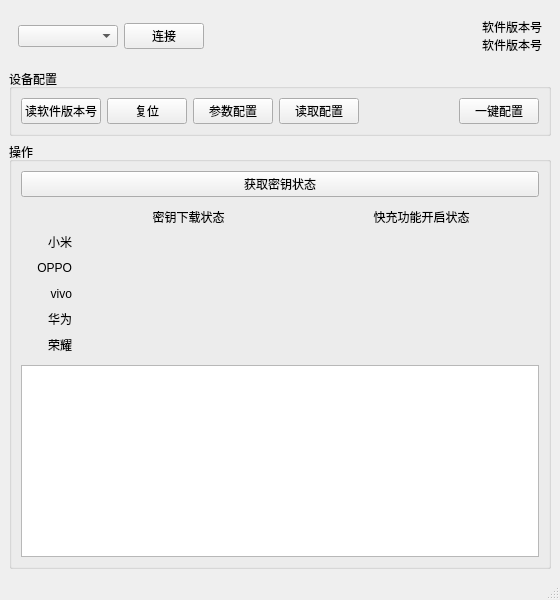
<?xml version="1.0" encoding="UTF-8"?>
<ui version="4.0">
 <class>MainWindow</class>
 <widget class="QMainWindow" name="MainWindow">
  <property name="geometry">
   <rect>
    <x>0</x>
    <y>0</y>
    <width>560</width>
    <height>600</height>
   </rect>
  </property>
  <property name="windowTitle">
   <string>Serial2CAN</string>
  </property>
  <property name="windowIcon">
   <iconset>
    <normaloff>imgs/icon (2).png</normaloff>imgs/icon (2).png</iconset>
  </property>
  <widget class="QWidget" name="centralwidget">
   <layout class="QVBoxLayout" name="verticalLayout">
    <item>
     <widget class="QWidget" name="widget" native="true">
      <property name="maximumSize">
       <size>
        <width>16777215</width>
        <height>70</height>
       </size>
      </property>
      <layout class="QHBoxLayout" name="horizontalLayout">
       <item>
        <widget class="QComboBox" name="serialBox">
         <property name="maximumSize">
          <size>
           <width>100</width>
           <height>16777215</height>
          </size>
         </property>
        </widget>
       </item>
       <item>
        <widget class="QPushButton" name="connectButton">
         <property name="maximumSize">
          <size>
           <width>80</width>
           <height>16777215</height>
          </size>
         </property>
         <property name="text">
          <string>连接</string>
         </property>
        </widget>
       </item>
       <item>
        <widget class="QLabel" name="swVerLabel">
         <property name="text">
          <string>软件版本号
软件版本号</string>
         </property>
         <property name="alignment">
          <set>Qt::AlignmentFlag::AlignRight|Qt::AlignmentFlag::AlignTrailing|Qt::AlignmentFlag::AlignVCenter</set>
         </property>
         <property name="textInteractionFlags">
          <set>Qt::TextInteractionFlag::LinksAccessibleByMouse|Qt::TextInteractionFlag::TextSelectableByMouse</set>
         </property>
        </widget>
       </item>
      </layout>
     </widget>
    </item>
    <item>
     <widget class="QGroupBox" name="groupBox">
      <property name="maximumSize">
       <size>
        <width>16777215</width>
        <height>16777215</height>
       </size>
      </property>
      <property name="title">
       <string>设备配置</string>
      </property>
      <layout class="QHBoxLayout" name="horizontalLayout_2">
       <item>
        <widget class="QPushButton" name="getSwVerButton">
         <property name="text">
          <string>读软件版本号</string>
         </property>
        </widget>
       </item>
       <item>
        <widget class="QPushButton" name="resetButton">
         <property name="text">
          <string>复位</string>
         </property>
        </widget>
       </item>
       <item>
        <widget class="QPushButton" name="setConfigButton">
         <property name="mouseTracking">
          <bool>false</bool>
         </property>
         <property name="toolTip">
          <string>进行复位，配置参数并确认参数</string>
         </property>
         <property name="text">
          <string>参数配置</string>
         </property>
        </widget>
       </item>
       <item>
        <widget class="QPushButton" name="getConfigButton">
         <property name="text">
          <string>读取配置</string>
         </property>
        </widget>
       </item>
       <item>
        <spacer name="horizontalSpacer">
         <property name="orientation">
          <enum>Qt::Orientation::Horizontal</enum>
         </property>
         <property name="sizeHint" stdset="0">
          <size>
           <width>40</width>
           <height>20</height>
          </size>
         </property>
        </spacer>
       </item>
       <item>
        <widget class="QPushButton" name="oneKeyButton">
         <property name="toolTip">
          <string>读版本号，配置参数，打印读取参数</string>
         </property>
         <property name="text">
          <string>一键配置</string>
         </property>
        </widget>
       </item>
      </layout>
     </widget>
    </item>
    <item>
     <widget class="QGroupBox" name="groupBox_2">
      <property name="title">
       <string>操作</string>
      </property>
      <layout class="QVBoxLayout" name="verticalLayout_2">
       <item>
        <widget class="QPushButton" name="getKeyStatusButton">
         <property name="text">
          <string>获取密钥状态</string>
         </property>
        </widget>
       </item>
       <item>
        <widget class="QWidget" name="keyWidget" native="true">
         <property name="maximumSize">
          <size>
           <width>16777215</width>
           <height>160</height>
          </size>
         </property>
         <layout class="QGridLayout" name="gridLayout" rowstretch="1,1,1,1,1,1" columnstretch="1,1,1">
          <property name="leftMargin">
           <number>1</number>
          </property>
          <property name="topMargin">
           <number>1</number>
          </property>
          <property name="rightMargin">
           <number>1</number>
          </property>
          <property name="bottomMargin">
           <number>1</number>
          </property>
          <property name="spacing">
           <number>0</number>
          </property>
          <item row="5" column="0">
           <widget class="QLabel" name="honorLabel">
            <property name="maximumSize">
             <size>
              <width>50</width>
              <height>16777215</height>
             </size>
            </property>
            <property name="text">
             <string>荣耀</string>
            </property>
            <property name="alignment">
             <set>Qt::AlignmentFlag::AlignRight|Qt::AlignmentFlag::AlignTrailing|Qt::AlignmentFlag::AlignVCenter</set>
            </property>
            <property name="textInteractionFlags">
             <set>Qt::TextInteractionFlag::LinksAccessibleByMouse|Qt::TextInteractionFlag::TextSelectableByKeyboard|Qt::TextInteractionFlag::TextSelectableByMouse</set>
            </property>
           </widget>
          </item>
          <item row="1" column="0">
           <widget class="QLabel" name="xiaomiLabel">
            <property name="maximumSize">
             <size>
              <width>50</width>
              <height>16777215</height>
             </size>
            </property>
            <property name="text">
             <string>小米</string>
            </property>
            <property name="alignment">
             <set>Qt::AlignmentFlag::AlignRight|Qt::AlignmentFlag::AlignTrailing|Qt::AlignmentFlag::AlignVCenter</set>
            </property>
            <property name="textInteractionFlags">
             <set>Qt::TextInteractionFlag::LinksAccessibleByMouse|Qt::TextInteractionFlag::TextSelectableByKeyboard|Qt::TextInteractionFlag::TextSelectableByMouse</set>
            </property>
           </widget>
          </item>
          <item row="0" column="1">
           <widget class="QLabel" name="keyStatusLabel">
            <property name="minimumSize">
             <size>
              <width>90</width>
              <height>0</height>
             </size>
            </property>
            <property name="text">
             <string>密钥下载状态</string>
            </property>
            <property name="alignment">
             <set>Qt::AlignmentFlag::AlignCenter</set>
            </property>
            <property name="textInteractionFlags">
             <set>Qt::TextInteractionFlag::LinksAccessibleByMouse|Qt::TextInteractionFlag::TextSelectableByKeyboard|Qt::TextInteractionFlag::TextSelectableByMouse</set>
            </property>
           </widget>
          </item>
          <item row="4" column="2">
           <widget class="QLabel" name="huaweiFastChargeStatus">
            <property name="text">
             <string/>
            </property>
            <property name="alignment">
             <set>Qt::AlignmentFlag::AlignCenter</set>
            </property>
            <property name="textInteractionFlags">
             <set>Qt::TextInteractionFlag::LinksAccessibleByMouse|Qt::TextInteractionFlag::TextSelectableByKeyboard|Qt::TextInteractionFlag::TextSelectableByMouse</set>
            </property>
           </widget>
          </item>
          <item row="3" column="1">
           <widget class="QLabel" name="vivoKeyStatus">
            <property name="text">
             <string/>
            </property>
            <property name="alignment">
             <set>Qt::AlignmentFlag::AlignCenter</set>
            </property>
            <property name="textInteractionFlags">
             <set>Qt::TextInteractionFlag::LinksAccessibleByMouse|Qt::TextInteractionFlag::TextSelectableByKeyboard|Qt::TextInteractionFlag::TextSelectableByMouse</set>
            </property>
           </widget>
          </item>
          <item row="5" column="1">
           <widget class="QLabel" name="honorKeyStatus">
            <property name="text">
             <string/>
            </property>
            <property name="alignment">
             <set>Qt::AlignmentFlag::AlignCenter</set>
            </property>
            <property name="textInteractionFlags">
             <set>Qt::TextInteractionFlag::LinksAccessibleByMouse|Qt::TextInteractionFlag::TextSelectableByKeyboard|Qt::TextInteractionFlag::TextSelectableByMouse</set>
            </property>
           </widget>
          </item>
          <item row="5" column="2">
           <widget class="QLabel" name="honorFastChargeStatus">
            <property name="text">
             <string/>
            </property>
            <property name="alignment">
             <set>Qt::AlignmentFlag::AlignCenter</set>
            </property>
            <property name="textInteractionFlags">
             <set>Qt::TextInteractionFlag::LinksAccessibleByMouse|Qt::TextInteractionFlag::TextSelectableByKeyboard|Qt::TextInteractionFlag::TextSelectableByMouse</set>
            </property>
           </widget>
          </item>
          <item row="3" column="2">
           <widget class="QLabel" name="vivoFastChargeStatus">
            <property name="text">
             <string/>
            </property>
            <property name="alignment">
             <set>Qt::AlignmentFlag::AlignCenter</set>
            </property>
            <property name="textInteractionFlags">
             <set>Qt::TextInteractionFlag::LinksAccessibleByMouse|Qt::TextInteractionFlag::TextSelectableByKeyboard|Qt::TextInteractionFlag::TextSelectableByMouse</set>
            </property>
           </widget>
          </item>
          <item row="4" column="1">
           <widget class="QLabel" name="huaweiKeyStatus">
            <property name="text">
             <string/>
            </property>
            <property name="alignment">
             <set>Qt::AlignmentFlag::AlignCenter</set>
            </property>
            <property name="textInteractionFlags">
             <set>Qt::TextInteractionFlag::LinksAccessibleByMouse|Qt::TextInteractionFlag::TextSelectableByKeyboard|Qt::TextInteractionFlag::TextSelectableByMouse</set>
            </property>
           </widget>
          </item>
          <item row="4" column="0">
           <widget class="QLabel" name="huaweiLabel">
            <property name="maximumSize">
             <size>
              <width>50</width>
              <height>16777215</height>
             </size>
            </property>
            <property name="text">
             <string>华为</string>
            </property>
            <property name="alignment">
             <set>Qt::AlignmentFlag::AlignRight|Qt::AlignmentFlag::AlignTrailing|Qt::AlignmentFlag::AlignVCenter</set>
            </property>
            <property name="textInteractionFlags">
             <set>Qt::TextInteractionFlag::LinksAccessibleByMouse|Qt::TextInteractionFlag::TextSelectableByKeyboard|Qt::TextInteractionFlag::TextSelectableByMouse</set>
            </property>
           </widget>
          </item>
          <item row="2" column="1">
           <widget class="QLabel" name="oppoKeyStatus">
            <property name="text">
             <string/>
            </property>
            <property name="alignment">
             <set>Qt::AlignmentFlag::AlignCenter</set>
            </property>
            <property name="textInteractionFlags">
             <set>Qt::TextInteractionFlag::LinksAccessibleByMouse|Qt::TextInteractionFlag::TextSelectableByKeyboard|Qt::TextInteractionFlag::TextSelectableByMouse</set>
            </property>
           </widget>
          </item>
          <item row="1" column="1">
           <widget class="QLabel" name="xiaomiKeyStatus">
            <property name="text">
             <string/>
            </property>
            <property name="alignment">
             <set>Qt::AlignmentFlag::AlignCenter</set>
            </property>
            <property name="textInteractionFlags">
             <set>Qt::TextInteractionFlag::LinksAccessibleByMouse|Qt::TextInteractionFlag::TextSelectableByKeyboard|Qt::TextInteractionFlag::TextSelectableByMouse</set>
            </property>
           </widget>
          </item>
          <item row="0" column="2">
           <widget class="QLabel" name="fastCahrgeStatusLabel">
            <property name="minimumSize">
             <size>
              <width>100</width>
              <height>0</height>
             </size>
            </property>
            <property name="text">
             <string>快充功能开启状态</string>
            </property>
            <property name="alignment">
             <set>Qt::AlignmentFlag::AlignCenter</set>
            </property>
            <property name="textInteractionFlags">
             <set>Qt::TextInteractionFlag::LinksAccessibleByMouse|Qt::TextInteractionFlag::TextSelectableByKeyboard|Qt::TextInteractionFlag::TextSelectableByMouse</set>
            </property>
           </widget>
          </item>
          <item row="0" column="0">
           <widget class="QLabel" name="spaceLabel">
            <property name="maximumSize">
             <size>
              <width>50</width>
              <height>16777215</height>
             </size>
            </property>
            <property name="text">
             <string/>
            </property>
           </widget>
          </item>
          <item row="1" column="2">
           <widget class="QLabel" name="xiaomiFastChargeStatus">
            <property name="text">
             <string/>
            </property>
            <property name="alignment">
             <set>Qt::AlignmentFlag::AlignCenter</set>
            </property>
            <property name="textInteractionFlags">
             <set>Qt::TextInteractionFlag::LinksAccessibleByMouse|Qt::TextInteractionFlag::TextSelectableByKeyboard|Qt::TextInteractionFlag::TextSelectableByMouse</set>
            </property>
           </widget>
          </item>
          <item row="2" column="0">
           <widget class="QLabel" name="oppoLabel">
            <property name="maximumSize">
             <size>
              <width>50</width>
              <height>16777215</height>
             </size>
            </property>
            <property name="text">
             <string>OPPO</string>
            </property>
            <property name="alignment">
             <set>Qt::AlignmentFlag::AlignRight|Qt::AlignmentFlag::AlignTrailing|Qt::AlignmentFlag::AlignVCenter</set>
            </property>
            <property name="textInteractionFlags">
             <set>Qt::TextInteractionFlag::LinksAccessibleByMouse|Qt::TextInteractionFlag::TextSelectableByKeyboard|Qt::TextInteractionFlag::TextSelectableByMouse</set>
            </property>
           </widget>
          </item>
          <item row="3" column="0">
           <widget class="QLabel" name="vivoLabel">
            <property name="maximumSize">
             <size>
              <width>50</width>
              <height>16777215</height>
             </size>
            </property>
            <property name="text">
             <string>vivo</string>
            </property>
            <property name="alignment">
             <set>Qt::AlignmentFlag::AlignRight|Qt::AlignmentFlag::AlignTrailing|Qt::AlignmentFlag::AlignVCenter</set>
            </property>
            <property name="textInteractionFlags">
             <set>Qt::TextInteractionFlag::LinksAccessibleByMouse|Qt::TextInteractionFlag::TextSelectableByKeyboard|Qt::TextInteractionFlag::TextSelectableByMouse</set>
            </property>
           </widget>
          </item>
          <item row="2" column="2">
           <widget class="QLabel" name="oppoFastChargeStatus">
            <property name="text">
             <string/>
            </property>
            <property name="alignment">
             <set>Qt::AlignmentFlag::AlignCenter</set>
            </property>
            <property name="textInteractionFlags">
             <set>Qt::TextInteractionFlag::LinksAccessibleByMouse|Qt::TextInteractionFlag::TextSelectableByKeyboard|Qt::TextInteractionFlag::TextSelectableByMouse</set>
            </property>
           </widget>
          </item>
         </layout>
        </widget>
       </item>
       <item>
        <widget class="QListWidget" name="outputWidget">
         <property name="selectionMode">
          <enum>QAbstractItemView::SelectionMode::ContiguousSelection</enum>
         </property>
        </widget>
       </item>
      </layout>
     </widget>
    </item>
   </layout>
  </widget>
  <widget class="QMenuBar" name="menubar">
   <property name="geometry">
    <rect>
     <x>0</x>
     <y>0</y>
     <width>560</width>
     <height>33</height>
    </rect>
   </property>
  </widget>
  <widget class="QStatusBar" name="statusbar"/>
 </widget>
 <resources/>
 <connections/>
</ui>
